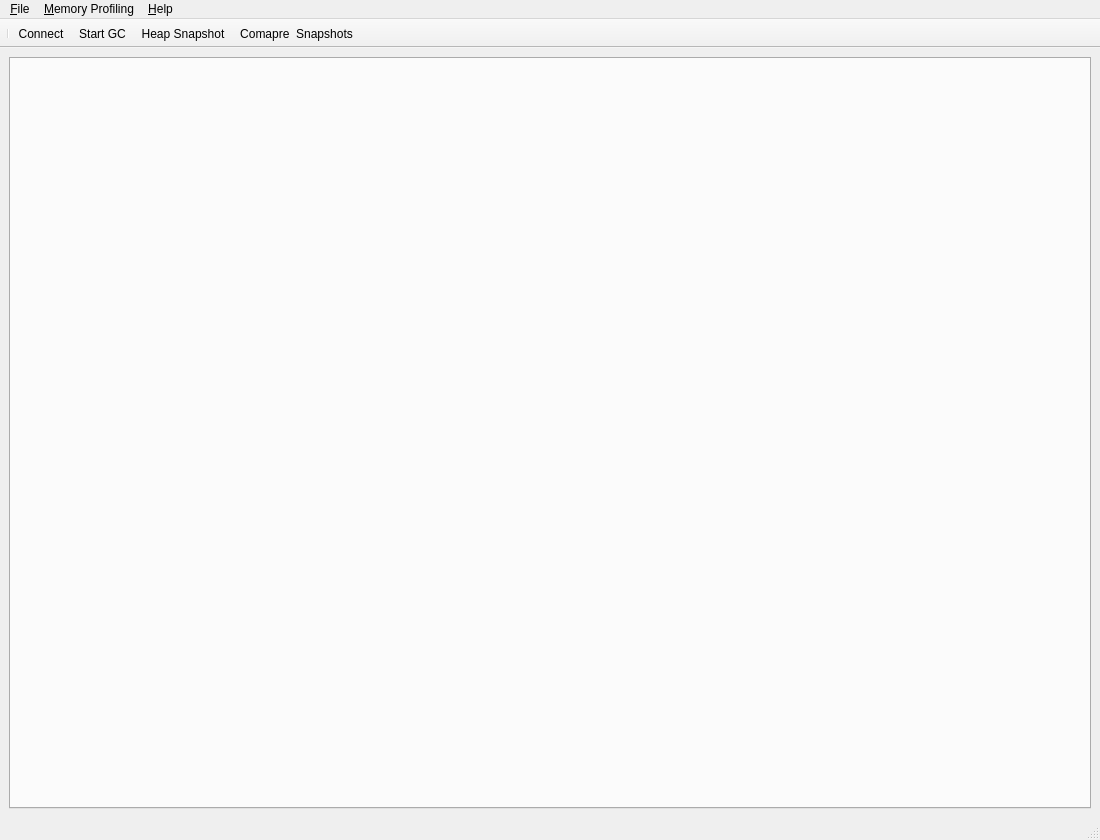
<?xml version="1.0" encoding="UTF-8"?>
<ui version="4.0">
 <class>RbkitMainWindow</class>
 <widget class="QMainWindow" name="RbkitMainWindow">
  <property name="geometry">
   <rect>
    <x>0</x>
    <y>0</y>
    <width>1100</width>
    <height>840</height>
   </rect>
  </property>
  <property name="minimumSize">
   <size>
    <width>850</width>
    <height>840</height>
   </size>
  </property>
  <property name="windowTitle">
   <string>Rbkit - A Ruby Profiler</string>
  </property>
  <widget class="QWidget" name="centralwidget">
   <layout class="QHBoxLayout" name="horizontalLayout">
    <item>
     <widget class="QTabWidget" name="chartingTab">
      <property name="tabPosition">
       <enum>QTabWidget::North</enum>
      </property>
      <property name="currentIndex">
       <number>-1</number>
      </property>
      <property name="tabsClosable">
       <bool>true</bool>
      </property>
     </widget>
    </item>
   </layout>
  </widget>
  <widget class="QMenuBar" name="menubar">
   <property name="geometry">
    <rect>
     <x>0</x>
     <y>0</y>
     <width>1100</width>
     <height>22</height>
    </rect>
   </property>
   <widget class="QMenu" name="menu_File">
    <property name="title">
     <string>&amp;File</string>
    </property>
    <addaction name="action_Connect"/>
    <addaction name="action_Quit"/>
   </widget>
   <widget class="QMenu" name="menu_Help">
    <property name="title">
     <string>&amp;Help</string>
    </property>
    <addaction name="action_About_Rbkit"/>
   </widget>
   <widget class="QMenu" name="menu_Memory_Profiling">
    <property name="title">
     <string>&amp;Memory Profiling</string>
    </property>
    <addaction name="action_Trigger_GC"/>
    <addaction name="actionHeap_Snapshot"/>
    <addaction name="actionComapre_Heapsnapshots"/>
   </widget>
   <addaction name="menu_File"/>
   <addaction name="menu_Memory_Profiling"/>
   <addaction name="menu_Help"/>
  </widget>
  <widget class="QStatusBar" name="statusbar"/>
  <widget class="QToolBar" name="toolBar">
   <property name="windowTitle">
    <string>toolBar</string>
   </property>
   <property name="autoFillBackground">
    <bool>true</bool>
   </property>
   <property name="movable">
    <bool>false</bool>
   </property>
   <property name="iconSize">
    <size>
     <width>16</width>
     <height>16</height>
    </size>
   </property>
   <property name="toolButtonStyle">
    <enum>Qt::ToolButtonTextBesideIcon</enum>
   </property>
   <property name="floatable">
    <bool>false</bool>
   </property>
   <attribute name="toolBarArea">
    <enum>TopToolBarArea</enum>
   </attribute>
   <attribute name="toolBarBreak">
    <bool>false</bool>
   </attribute>
   <addaction name="separator"/>
   <addaction name="action_Connect"/>
   <addaction name="action_Trigger_GC"/>
   <addaction name="actionHeap_Snapshot"/>
   <addaction name="actionComapre_Heapsnapshots"/>
  </widget>
  <action name="action_Connect">
   <property name="icon">
    <iconset resource="../tool_icons.qrc">
     <normaloff>:/icons/connect-48.png</normaloff>:/icons/connect-48.png</iconset>
   </property>
   <property name="text">
    <string>&amp;Connect</string>
   </property>
  </action>
  <action name="action_Quit">
   <property name="text">
    <string>&amp;Quit</string>
   </property>
   <property name="toolTip">
    <string>Quit Rbkit</string>
   </property>
  </action>
  <action name="action_About_Rbkit">
   <property name="text">
    <string>&amp;About Rbkit</string>
   </property>
  </action>
  <action name="action_Trigger_GC">
   <property name="icon">
    <iconset resource="../tool_icons.qrc">
     <normaloff>:/icons/startgc-48.png</normaloff>:/icons/startgc-48.png</iconset>
   </property>
   <property name="text">
    <string>&amp;Start GC</string>
   </property>
  </action>
  <action name="actionHeap_Snapshot">
   <property name="icon">
    <iconset resource="../tool_icons.qrc">
     <normaloff>:/icons/snapshot-48.png</normaloff>:/icons/snapshot-48.png</iconset>
   </property>
   <property name="text">
    <string>Heap Snapshot</string>
   </property>
   <property name="toolTip">
    <string>Record heapsnapshot</string>
   </property>
  </action>
  <action name="actionComapre_Heapsnapshots">
   <property name="icon">
    <iconset resource="../tool_icons.qrc">
     <normaloff>:/icons/Comapre-48.png</normaloff>:/icons/Comapre-48.png</iconset>
   </property>
   <property name="text">
    <string>Comapre  Snapshots</string>
   </property>
   <property name="toolTip">
    <string>Comapre Heapsnpshot</string>
   </property>
  </action>
 </widget>
 <resources>
  <include location="../tool_icons.qrc"/>
 </resources>
 <connections/>
</ui>
